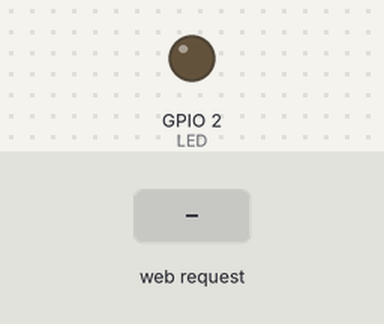
The program below on a simulated ESP32. On the bench: output pins drawn as LEDs (lit = HIGH). The test bench sets the inputs (shaded band). Random numbers use the default seed unless the program sets one; what the program prints to the serial monitor is not drawn.

Above: at 1.2 s.
1.3 s: HTTP request GET /26/on received
At 1.6 s:
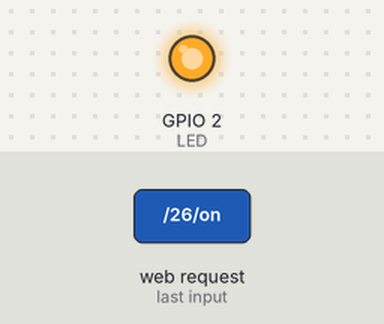
2.8 s: HTTP request GET /26/off received
At 4.0 s:
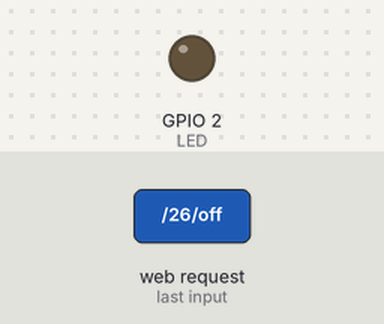
Timing chart, 0 to 5.8 s (numbered marks = the images above; inputs shaded):
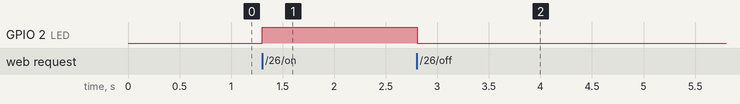

Measured:
- after the input at 1.3 s, GPIO 2 (LED): LOW → HIGH at once
- after the input at 2.8 s, GPIO 2 (LED): HIGH → LOW at once

The program:

main.cpp
```cpp
#include <Arduino.h>
#include <WiFi.h>
/*
* ESP32 Drone Communication Script
* Creates a soft access point with UI controls
*
* Written by Carter Jardine
*/

//ESP32 Network Soft Access Point
const char* ssid = "POVDroneDisplay";
const char* password = "123456789";
// Set web server port number to 80
WiFiServer server(80);
// Variable to store the HTTP request
String header;
// Auxiliar variable to store the current motor output state and rmp target
String motorOutput = "off";
int rpmTarget = 0;
#define LED 2


void setup() {
  Serial.begin(115200);
  //Set LED pin as output and turn it off
  pinMode(LED, OUTPUT);
  digitalWrite(LED, LOW);

  // Create soft access point
  Serial.print("Setting AP (Access Point)…");
  WiFi.softAP(ssid, password);
  IPAddress IP = WiFi.softAPIP();
  Serial.print("AP IP address: ");
  Serial.println(IP);
  server.begin();
}


void loop() {
  WiFiClient client = server.available();   // Listen for incoming clients
  if (client) {                             // If a new client connects,
    Serial.println("----------New Client-----------");
    String currentLine = "";                // make a String to hold incoming data from the client
    while (client.connected()) {            // loop while the client's connected
      if (client.available()) {             // if there's bytes to read from the client,
        char c = client.read();             // read a byte, then
        //Serial.write(c);                    // print it out the serial monitor
        header += c;
        if (c == '\n') {                    // if the byte is a newline character
          // if the current line is blank, you got two newline characters in a row.
          // that's the end of the client HTTP request, so send a response:
          if (currentLine.length() == 0) {
            // HTTP headers always start with a response code (e.g. HTTP/1.1 200 OK)
            // and a content-type so the client knows what's coming, then a blank line:
            client.println("HTTP/1.1 200 OK");
            client.println("Content-type:text/html");
            client.println("Connection: close");
            client.println();

            // Check for GET request and change variables accordinly
            if (header.indexOf("GET /26/on") >= 0) {
              Serial.println("GPIO 26 on");
              motorOutput = "on";
              digitalWrite(LED, HIGH);
            } else if (header.indexOf("GET /26/off") >= 0) {
              Serial.println("GPIO 26 off");
              motorOutput = "off";
              digitalWrite(LED, LOW);
            } else if (header.indexOf("GET /set/rpm/") >=0) {
              rpmTarget = header.substring(13, 17).toInt();
              Serial.println("RPM Set to: ");
              Serial.println(rpmTarget);
              Serial.println("RPM");
            }

            // Output a 4 character random number to the HTML page as a comment (Convert to RPM in future)
            String output;
            String rpm = String(random(1000));
            while (rpm.length() != 4 && rpm.length() < 4) {
              rpm = rpm + " ";
            }
            output = rpm;
            client.println("<!--" + output + "-->");

            // Display the HTML web page (This part was really fun /s)
            //For copy paste: client.println("");
            client.println("<!DOCTYPE html>");
            client.println("<html>");
            client.println("<style type=\"text/css\">.highlight {color: #BB86FC} #setrpm{height:50px; width: 100px; font-size:30pt;} #button{height:50px; font-size:30pt;} </style>");
            client.println("<meta name=\"viewport\" content=\"width=device-width, initial-scale=1.0\">");
            client.println("<body style=\"background-color:#121212; color:#FFFFFF\">");
            client.println("<h1 style=\"font-size:40px\"><center>POV Drone Display Controller</center></h1>");
            client.println("<p1 style=\"font-size:30px\"><center>Motor State: <span class=\"highlight\"> " + motorOutput + " </span></center></p1>");
            client.println("<p1 style=\"font-size:30px\"><center>Spin Speed: <span class=\"highlight\"> " + String(rpmTarget) + " </span>rpm</center></p1>");
            client.println("<p1 style=\"font-size:30px\"><center>Altitude: <span class=\"highlight\">0</span> m</center></p1><br><br>");
            client.println("<form action=\"/action_page.php\" style=\"font-size:50px\"><center>");
            client.println("<input type=\"number\" id=\"setrpm\" name=\"setrpm\" value=\"400\"><br>");
            client.println("<input type=\"submit\" id=\"button\" value=\"Set RPM\">");
            client.println("</center></form>");
            client.println("<p><center><a href=\"/26/on\"><button class=\"button\" id=\"button\">Enable Motor</button></a></center></p>");
            client.println("<p><center><a href=\"/26/off\"><button class=\"button\" id=\"button\">Disable Motor</button></a></center></p>");
            client.println("</body>");
            client.println("</html>");
            client.println("");
            break;
          } else { // if you got a newline, then clear currentLine
            currentLine = "";
          }
        } else if (c != '\r') {  // if you got anything else but a carriage return character,
          currentLine += c;      // add it to the end of the currentLine
        }
      }
    }
    // Clear the header variable
    header = "";
    // Close the connection
    client.stop();
    Serial.println("----------Client disconnected----------");
    Serial.println("");
  }
}
```
